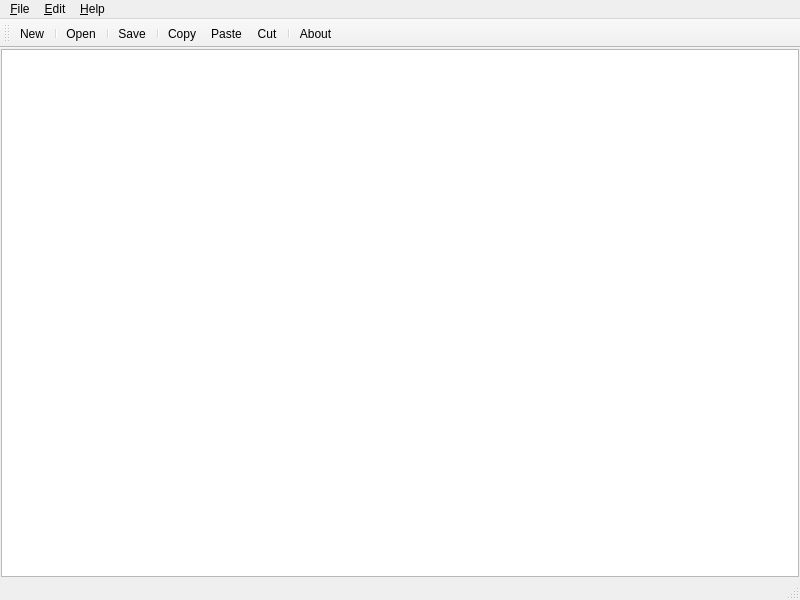
<?xml version="1.0" encoding="UTF-8"?>
<ui version="4.0">
 <class>MainWindow</class>
 <widget class="QMainWindow" name="MainWindow">
  <property name="geometry">
   <rect>
    <x>0</x>
    <y>0</y>
    <width>800</width>
    <height>600</height>
   </rect>
  </property>
  <property name="cursor">
   <cursorShape>ArrowCursor</cursorShape>
  </property>
  <property name="windowTitle">
   <string>Sample Editor</string>
  </property>
  <widget class="QWidget" name="centralwidget">
   <layout class="QVBoxLayout" name="verticalLayout">
    <property name="leftMargin">
     <number>1</number>
    </property>
    <property name="topMargin">
     <number>1</number>
    </property>
    <property name="rightMargin">
     <number>1</number>
    </property>
    <property name="bottomMargin">
     <number>1</number>
    </property>
    <item>
     <widget class="QTextEdit" name="textEdit"/>
    </item>
   </layout>
  </widget>
  <widget class="QMenuBar" name="menubar">
   <property name="geometry">
    <rect>
     <x>0</x>
     <y>0</y>
     <width>800</width>
     <height>21</height>
    </rect>
   </property>
   <widget class="QMenu" name="menu_New">
    <property name="cursor">
     <cursorShape>ArrowCursor</cursorShape>
    </property>
    <property name="title">
     <string>&amp;File</string>
    </property>
    <widget class="QMenu" name="menuOpen_Recent">
     <property name="cursor">
      <cursorShape>ArrowCursor</cursorShape>
     </property>
     <property name="title">
      <string>Open &amp;Recent</string>
     </property>
     <addaction name="actionOpen_All"/>
    </widget>
    <addaction name="action_New"/>
    <addaction name="separator"/>
    <addaction name="action_Open"/>
    <addaction name="menuOpen_Recent"/>
    <addaction name="separator"/>
    <addaction name="action_Save"/>
    <addaction name="separator"/>
    <addaction name="action_Exit"/>
   </widget>
   <widget class="QMenu" name="menu_Edit">
    <property name="title">
     <string>&amp;Edit</string>
    </property>
    <addaction name="action_Copy"/>
    <addaction name="action_Paste"/>
    <addaction name="actionC_ut"/>
    <addaction name="separator"/>
    <addaction name="action_Find_and_Replace"/>
   </widget>
   <widget class="QMenu" name="menu_Help">
    <property name="title">
     <string>&amp;Help</string>
    </property>
    <addaction name="action_About"/>
   </widget>
   <addaction name="menu_New"/>
   <addaction name="menu_Edit"/>
   <addaction name="menu_Help"/>
  </widget>
  <widget class="QStatusBar" name="statusbar"/>
  <widget class="QToolBar" name="toolBar">
   <property name="windowTitle">
    <string>toolBar</string>
   </property>
   <attribute name="toolBarArea">
    <enum>TopToolBarArea</enum>
   </attribute>
   <attribute name="toolBarBreak">
    <bool>false</bool>
   </attribute>
   <addaction name="action_New"/>
   <addaction name="separator"/>
   <addaction name="action_Open"/>
   <addaction name="separator"/>
   <addaction name="action_Save"/>
   <addaction name="separator"/>
   <addaction name="action_Copy"/>
   <addaction name="action_Paste"/>
   <addaction name="actionC_ut"/>
   <addaction name="separator"/>
   <addaction name="action_About"/>
  </widget>
  <action name="action_Open">
   <property name="icon">
    <iconset>
     <normaloff>resources/file-open.png</normaloff>resources/file-open.png</iconset>
   </property>
   <property name="text">
    <string>&amp;Open...</string>
   </property>
   <property name="toolTip">
    <string>Open a Document</string>
   </property>
   <property name="shortcut">
    <string>Ctrl+O</string>
   </property>
  </action>
  <action name="action_New">
   <property name="icon">
    <iconset>
     <normaloff>resources/file-new.png</normaloff>resources/file-new.png</iconset>
   </property>
   <property name="text">
    <string>&amp;New...</string>
   </property>
   <property name="toolTip">
    <string>Create a New Document</string>
   </property>
   <property name="shortcut">
    <string>Ctrl+N</string>
   </property>
  </action>
  <action name="action_Save">
   <property name="icon">
    <iconset>
     <normaloff>resources/file-save.png</normaloff>resources/file-save.png</iconset>
   </property>
   <property name="text">
    <string>&amp;Save...</string>
   </property>
   <property name="toolTip">
    <string>Save Current Document</string>
   </property>
   <property name="shortcut">
    <string>Ctrl+S</string>
   </property>
  </action>
  <action name="action_Exit">
   <property name="icon">
    <iconset>
     <normaloff>resources/file-exit.png</normaloff>resources/file-exit.png</iconset>
   </property>
   <property name="text">
    <string>&amp;Exit</string>
   </property>
  </action>
  <action name="actionOpen_All">
   <property name="text">
    <string>Open &amp;All</string>
   </property>
  </action>
  <action name="action_Copy">
   <property name="icon">
    <iconset>
     <normaloff>resources/edit-copy.png</normaloff>resources/edit-copy.png</iconset>
   </property>
   <property name="text">
    <string>&amp;Copy</string>
   </property>
  </action>
  <action name="action_Paste">
   <property name="icon">
    <iconset>
     <normaloff>resources/edit-paste.png</normaloff>resources/edit-paste.png</iconset>
   </property>
   <property name="text">
    <string>&amp;Paste</string>
   </property>
  </action>
  <action name="actionC_ut">
   <property name="icon">
    <iconset>
     <normaloff>resources/edit-cut.png</normaloff>resources/edit-cut.png</iconset>
   </property>
   <property name="text">
    <string>C&amp;ut</string>
   </property>
  </action>
  <action name="action_Find_and_Replace">
   <property name="text">
    <string>&amp;Find and Replace</string>
   </property>
  </action>
  <action name="action_About">
   <property name="icon">
    <iconset>
     <normaloff>resources/help-content.png</normaloff>resources/help-content.png</iconset>
   </property>
   <property name="text">
    <string>&amp;About</string>
   </property>
  </action>
 </widget>
 <resources/>
 <connections/>
</ui>
